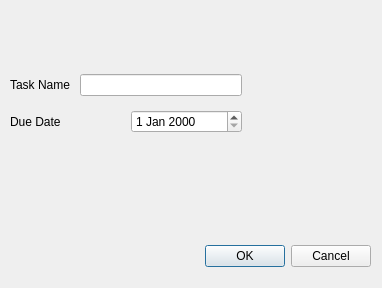
<?xml version="1.0" encoding="UTF-8"?>
<ui version="4.0">
 <class>Edit_task_widget</class>
 <widget class="QDialog" name="Edit_task_widget">
  <property name="geometry">
   <rect>
    <x>0</x>
    <y>0</y>
    <width>382</width>
    <height>288</height>
   </rect>
  </property>
  <property name="sizePolicy">
   <sizepolicy hsizetype="Expanding" vsizetype="Expanding">
    <horstretch>0</horstretch>
    <verstretch>0</verstretch>
   </sizepolicy>
  </property>
  <property name="windowTitle">
   <string>Edit Task</string>
  </property>
  <widget class="QDialogButtonBox" name="buttonBox">
   <property name="enabled">
    <bool>true</bool>
   </property>
   <property name="geometry">
    <rect>
     <x>30</x>
     <y>240</y>
     <width>341</width>
     <height>32</height>
    </rect>
   </property>
   <property name="orientation">
    <enum>Qt::Orientation::Horizontal</enum>
   </property>
   <property name="standardButtons">
    <set>QDialogButtonBox::StandardButton::Cancel|QDialogButtonBox::StandardButton::Ok</set>
   </property>
  </widget>
  <widget class="QWidget" name="layoutWidget">
   <property name="geometry">
    <rect>
     <x>10</x>
     <y>70</y>
     <width>232</width>
     <height>68</height>
    </rect>
   </property>
   <layout class="QVBoxLayout" name="verticalLayout">
    <property name="spacing">
     <number>10</number>
    </property>
    <item>
     <layout class="QHBoxLayout" name="horizontalLayout">
      <item>
       <widget class="QLabel" name="label">
        <property name="text">
         <string>Task Name</string>
        </property>
       </widget>
      </item>
      <item>
       <widget class="QLineEdit" name="task_name"/>
      </item>
     </layout>
    </item>
    <item>
     <layout class="QHBoxLayout" name="horizontalLayout_2">
      <item>
       <widget class="QLabel" name="label_2">
        <property name="text">
         <string>Due Date</string>
        </property>
       </widget>
      </item>
      <item>
       <widget class="QDateEdit" name="due_date"/>
      </item>
     </layout>
    </item>
   </layout>
  </widget>
 </widget>
 <resources/>
 <connections>
  <connection>
   <sender>buttonBox</sender>
   <signal>accepted()</signal>
   <receiver>Edit_task_widget</receiver>
   <slot>accept()</slot>
   <hints>
    <hint type="sourcelabel">
     <x>248</x>
     <y>254</y>
    </hint>
    <hint type="destinationlabel">
     <x>157</x>
     <y>274</y>
    </hint>
   </hints>
  </connection>
  <connection>
   <sender>buttonBox</sender>
   <signal>rejected()</signal>
   <receiver>Edit_task_widget</receiver>
   <slot>reject()</slot>
   <hints>
    <hint type="sourcelabel">
     <x>316</x>
     <y>260</y>
    </hint>
    <hint type="destinationlabel">
     <x>286</x>
     <y>274</y>
    </hint>
   </hints>
  </connection>
 </connections>
</ui>
